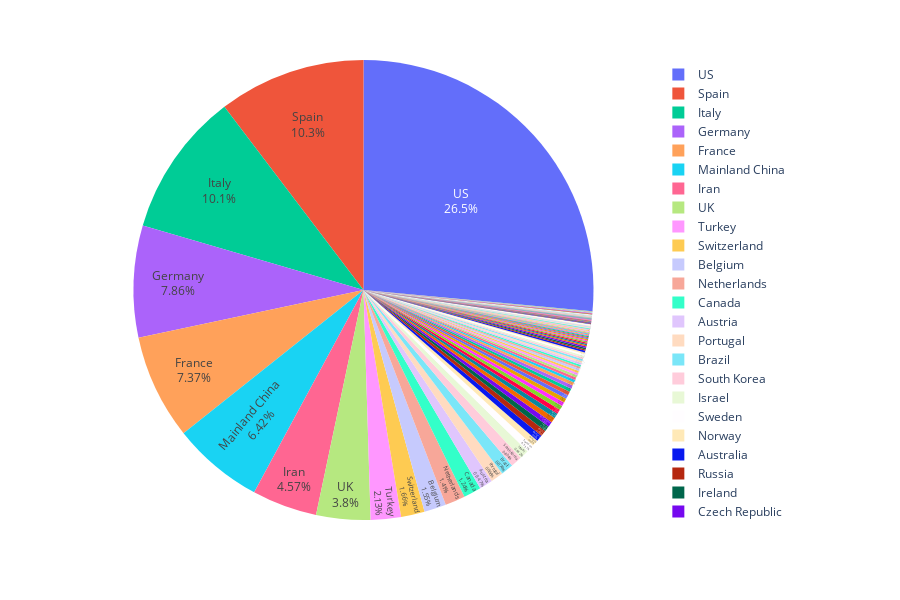
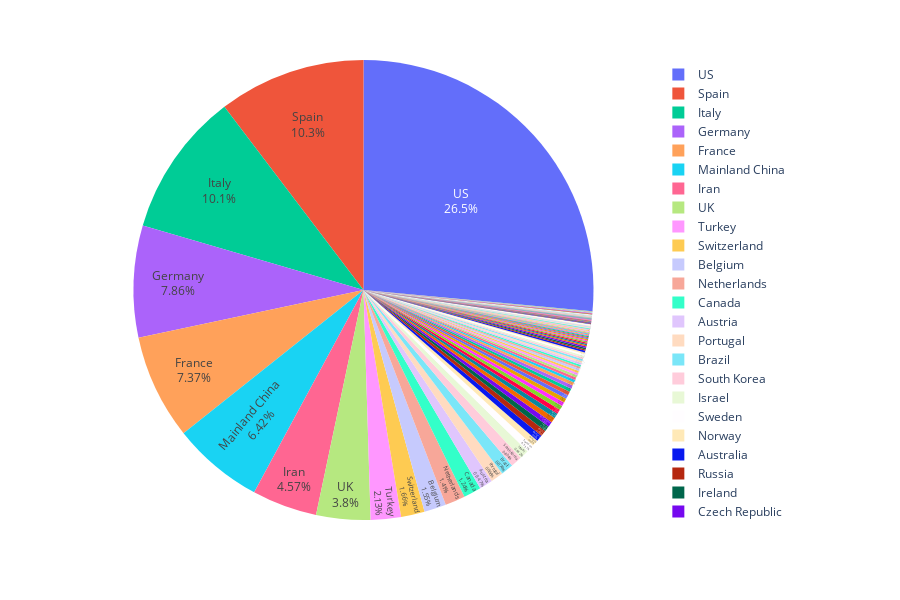

Here is the notebook cell these charts were saved with, in order:
### Code cell
fig = px.pie(df_countries, values = 'Confirmed',names='Country', height=600)
fig.update_traces(textposition='inside', textinfo='percent+label')

fig.update_layout(
    title_x = 0.5,
    geo=dict(
        showframe = False,
        showcoastlines = False,
    ))

# fig.show()

### Figure 1 — Plotly figure (JSON) as saved in the notebook; plotly's stock layout.template omitted (floating-point values rounded to 4 significant figures; data arrays with more than 128 entries replaced by an {"elided": "..."} marker saying what was removed)
{"data": [{"domain": {"x": [0, 1], "y": [0, 1]}, "hovertemplate": "Country=%{label}<br>Confirmed=%{value}<extra></extra>", "labels": {"elided": "209 str values"}, "legendgroup": "", "name": "", "showlegend": true, "textinfo": "percent+label", "textposition": "inside", "type": "pie", "values": {"elided": "209 int values"}}], "layout": {"height": 600, "legend": {"tracegroupgap": 0}, "margin": {"t": 60}}}

### Figure 2 — Plotly figure (JSON) as saved in the notebook; plotly's stock layout.template omitted (floating-point values rounded to 4 significant figures; data arrays with more than 128 entries replaced by an {"elided": "..."} marker saying what was removed)
{"data": [{"domain": {"x": [0, 1], "y": [0, 1]}, "hovertemplate": "Country=%{label}<br>Confirmed=%{value}<extra></extra>", "labels": {"elided": "209 str values"}, "legendgroup": "", "name": "", "showlegend": true, "textinfo": "percent+label", "textposition": "inside", "type": "pie", "values": {"elided": "209 int values"}}], "layout": {"geo": {"showcoastlines": false, "showframe": false}, "height": 600, "legend": {"tracegroupgap": 0}, "margin": {"t": 60}, "title": {"x": 0.5}}}
